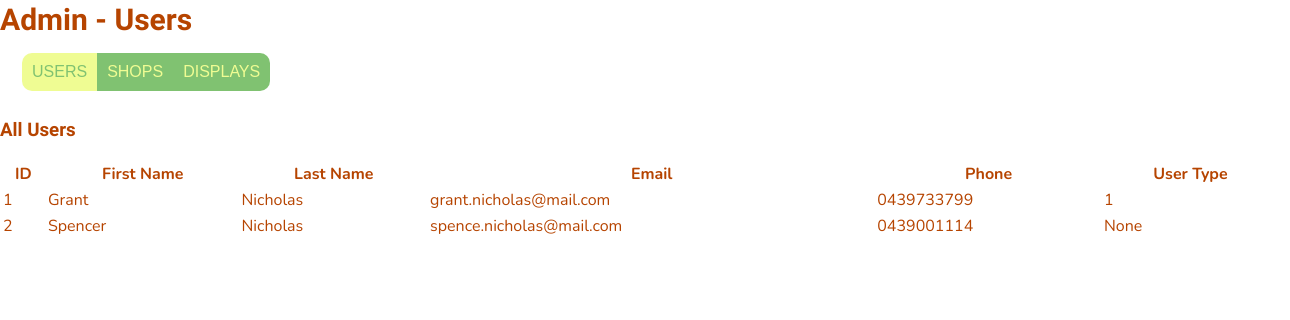
/adminUsers (signed in), run on an earlier commit of the app's database.
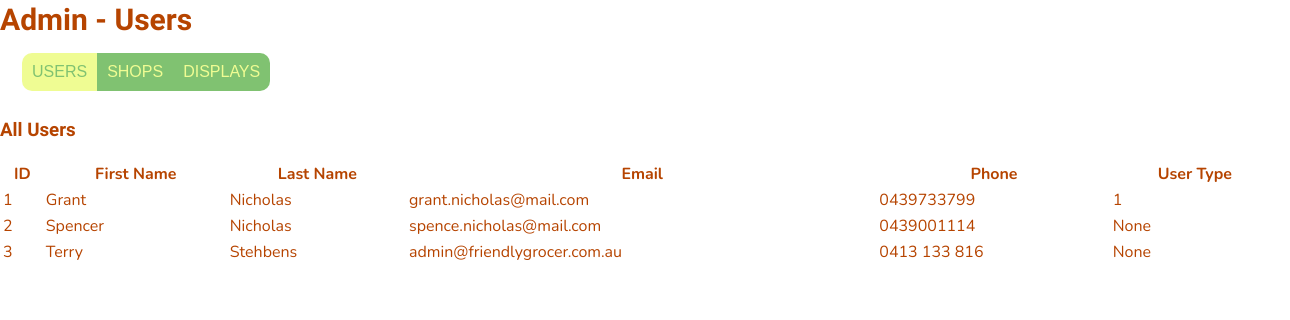
And on a later commit of the database.
### website/models.py (models this page shows)
class Users(db.Model, UserMixin):
    id = db.Column(db.Integer, primary_key=True)
    firstName = db.Column(db.String(50))
    lastName = db.Column(db.String(50))
    email = db.Column(db.String(120), unique=True, nullable=False)
    password = db.Column(db.String(150))
    phone = db.Column(db.String(20))
    userType = db.Column(db.Integer)
    shops = db.relationship('Shops', backref='user')
    items = db.relationship('Items', backref='user')

### website/views.py (the view)
@views.route('/adminUsers', methods=['GET', 'POST'])
@login_required
def adminUsers():
    user = current_user
    users = Users.query.all()  # retrieve all user data from the database
    return render_template('adminUsers.html', users=users, user=user)

### website/__init__.py (called while the page is built)
def create_app():
    app = Flask(__name__)
    app.config['SECRET_KEY'] = 'itAlwaysWorksInTheEnd'
    app.config['SQLALCHEMY_DATABASE_URI'] = f'sqlite:///{DB_NAME}'
    db.init_app(app)
    migrate.init_app(app, db)
    app.config['UPLOAD_FOLDER'] = UPLOAD_FOLDER
    from .views import views
    from .displays import displays
    from .auth import auth
    from .adsControl import adsControl
    app.register_blueprint(views, url_prefix='/')
    app.register_blueprint(displays, url_prefix='/')
    app.register_blueprint(auth, url_prefix='/')
    app.register_blueprint(adsControl, url_prefix='/')
    login_manager = LoginManager()
    login_manager.login_view = 'auth.login'
    login_manager.init_app(app)
    @login_manager.user_loader
    def load_user(id):
        from .models import Users
        return Users.query.get(int(id))
    return app

### website/templates/adminUsers.html (shortened to what this page needs)
{% extends "base.html" %} {% block title %}Admin{% endblock %}
{% block content %}
    <div class="header" id="myHeader">
        <h2>Admin - Users</h2>
    </div>
    <div>
        <form method="POST">
            <fieldset>
                <label for="users">Users</label>
                <label for="shops">Shops</label>
                <label for="displays">Displays</label>
            </fieldset>
        </form>
    </div>
    <div>
        <h3>All Users</h3>
        <table>
            <thead>
                <tr>
                <th>ID</th>
                <th>First Name</th>
                <th>Last Name</th>
                <th>Email</th>
                <th>Phone</th>
                <th>User Type</th>
                </tr>
            </thead>
            <tbody>
            {% for user in users %}
                <tr>
                    <td>{{ user.id }}</td>
                    <td>{{ user.firstName }}</td>
                    <td>{{ user.lastName }}</td>
                    <td>{{ user.email }}</td>
                    <td>{{ user.phone }}</td>
                    <td>{{ user.userType }}</td>
                </tr>
            {% endfor %}
            </tbody>
        </table>
    </div>
{% endblock %}

What changed in the data, as far as the page shows it:
added Users: id "3", firstName "Terry", lastName "Stehbens", email "admin@friendlygrocer.com.au", phone "0413 133 816", userType "None"
